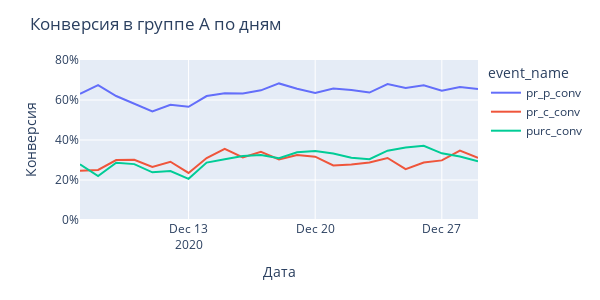
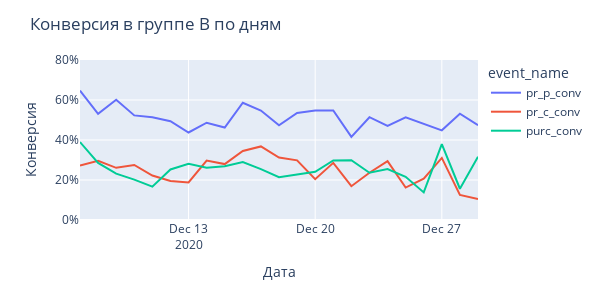

Notebook cell for these charts, in order:
### Markdown cell above
На этом графике мы видим ожидаемое - активных пользователй из группы В после 13.12 стало в разы меньше, чем в группе А. Сезонный всплеск с 14.12 нивелировал падение интереса в группе В и общая активность за следующую неделю там немного выросла, однако мы не видим аналогичного группе А роста.

### Code cell
# посмотрим на конверсию по дням
conversion_days = data.pivot_table('user_id', ['group','event_dt'], 'event_name', 'nunique').fillna(0).reset_index()
conversion_days['pr_p_conv'] = conversion_days['product_page'] / conversion_days['login']
conversion_days['pr_c_conv'] = conversion_days['product_cart'] / conversion_days['login']
conversion_days['purc_conv'] = conversion_days['purchase'] / conversion_days['login']
# переводим в длинный формат для построения графика
conversion_days = conversion_days.melt(id_vars=['group', 'event_dt'], value_vars=['pr_p_conv', 'pr_c_conv', 'purc_conv'])

fig = px.line(conversion_days.query('group == "A"'), 
             x='event_dt', y='value', color='event_name')

fig.update_layout(width=600, height=300, yaxis_range=[0, .8],
                 title='Конверсия в группе А по дням',
                 xaxis_title='Дата',  yaxis_title='Конверсия', yaxis_tickformat = ',.0%')
fig.show()

fig = px.line(conversion_days.query('group == "B"'), 
             x='event_dt', y='value', color='event_name')

fig.update_layout(width=600, height=300, yaxis_range=[0, .8],
                 title='Конверсия в группе В по дням',
                 xaxis_title='Дата',  yaxis_title='Конверсия', yaxis_tickformat = ',.0%')

fig.show()

### Figure 1 — Plotly figure (JSON) as saved in the notebook; plotly's stock layout.template omitted (floating-point values rounded to 4 significant figures)
{"data": [{"hovertemplate": "event_name=pr_p_conv<br>event_dt=%{x}<br>value=%{y}<extra></extra>", "legendgroup": "pr_p_conv", "line": {"color": "#636efa", "dash": "solid"}, "marker": {"symbol": "circle"}, "mode": "lines", "name": "pr_p_conv", "orientation": "v", "showlegend": true, "type": "scatter", "x": ["2020-12-07T00:00:00", "2020-12-08T00:00:00", "2020-12-09T00:00:00", "2020-12-10T00:00:00", "2020-12-11T00:00:00", "2020-12-12T00:00:00", "2020-12-13T00:00:00", "2020-12-14T00:00:00", "2020-12-15T00:00:00", "2020-12-16T00:00:00", "2020-12-17T00:00:00", "2020-12-18T00:00:00", "2020-12-19T00:00:00", "2020-12-20T00:00:00", "2020-12-21T00:00:00", "2020-12-22T00:00:00", "2020-12-23T00:00:00", "2020-12-24T00:00:00", "2020-12-25T00:00:00", "2020-12-26T00:00:00", "2020-12-27T00:00:00", "2020-12-28T00:00:00", "2020-12-29T00:00:00"], "xaxis": "x", "y": [0.6311, 0.6742, 0.62, 0.5809, 0.543, 0.5762, 0.5662, 0.6196, 0.6341, 0.6328, 0.6482, 0.6829, 0.6562, 0.6354, 0.6573, 0.6503, 0.6371, 0.6799, 0.6595, 0.6733, 0.6465, 0.6647, 0.6552], "yaxis": "y"}, {"hovertemplate": "event_name=pr_c_conv<br>event_dt=%{x}<br>value=%{y}<extra></extra>", "legendgroup": "pr_c_conv", "line": {"color": "#EF553B", "dash": "solid"}, "marker": {"symbol": "circle"}, "mode": "lines", "name": "pr_c_conv", "orientation": "v", "showlegend": true, "type": "scatter", "x": ["2020-12-07T00:00:00", "2020-12-08T00:00:00", "2020-12-09T00:00:00", "2020-12-10T00:00:00", "2020-12-11T00:00:00", "2020-12-12T00:00:00", "2020-12-13T00:00:00", "2020-12-14T00:00:00", "2020-12-15T00:00:00", "2020-12-16T00:00:00", "2020-12-17T00:00:00", "2020-12-18T00:00:00", "2020-12-19T00:00:00", "2020-12-20T00:00:00", "2020-12-21T00:00:00", "2020-12-22T00:00:00", "2020-12-23T00:00:00", "2020-12-24T00:00:00", "2020-12-25T00:00:00", "2020-12-26T00:00:00", "2020-12-27T00:00:00", "2020-12-28T00:00:00", "2020-12-29T00:00:00"], "xaxis": "x", "y": [0.2459, 0.25, 0.3, 0.3015, 0.2649, 0.2914, 0.2353, 0.3098, 0.3559, 0.3125, 0.3407, 0.3023, 0.3254, 0.3168, 0.2731, 0.2781, 0.2876, 0.3102, 0.2543, 0.2871, 0.298, 0.3473, 0.3103], "yaxis": "y"}, {"hovertemplate": "event_name=purc_conv<br>event_dt=%{x}<br>value=%{y}<extra></extra>", "legendgroup": "purc_conv", "line": {"color": "#00cc96", "dash": "solid"}, "marker": {"symbol": "circle"}, "mode": "lines", "name": "purc_conv", "orientation": "v", "showlegend": true, "type": "scatter", "x": ["2020-12-07T00:00:00", "2020-12-08T00:00:00", "2020-12-09T00:00:00", "2020-12-10T00:00:00", "2020-12-11T00:00:00", "2020-12-12T00:00:00", "2020-12-13T00:00:00", "2020-12-14T00:00:00", "2020-12-15T00:00:00", "2020-12-16T00:00:00", "2020-12-17T00:00:00", "2020-12-18T00:00:00", "2020-12-19T00:00:00", "2020-12-20T00:00:00", "2020-12-21T00:00:00", "2020-12-22T00:00:00", "2020-12-23T00:00:00", "2020-12-24T00:00:00", "2020-12-25T00:00:00", "2020-12-26T00:00:00", "2020-12-27T00:00:00", "2020-12-28T00:00:00", "2020-12-29T00:00:00"], "xaxis": "x", "y": [0.2787, 0.2197, 0.2867, 0.2794, 0.2384, 0.245, 0.2059, 0.2872, 0.3033, 0.3203, 0.3252, 0.3087, 0.3382, 0.3451, 0.332, 0.3108, 0.3038, 0.3465, 0.3621, 0.3713, 0.3333, 0.3174, 0.2931], "yaxis": "y"}], "layout": {"height": 300, "legend": {"title": {"text": "event_name"}, "tracegroupgap": 0}, "margin": {"t": 60}, "title": {"text": "Конверсия в группе А по дням"}, "width": 600, "xaxis": {"anchor": "y", "domain": [0, 1], "title": {"text": "Дата"}}, "yaxis": {"anchor": "x", "domain": [0, 1], "range": [0, 0.8], "tickformat": ",.0%", "title": {"text": "Конверсия"}}}}

### Figure 2 — Plotly figure (JSON) as saved in the notebook; plotly's stock layout.template omitted (floating-point values rounded to 4 significant figures)
{"data": [{"hovertemplate": "event_name=pr_p_conv<br>event_dt=%{x}<br>value=%{y}<extra></extra>", "legendgroup": "pr_p_conv", "line": {"color": "#636efa", "dash": "solid"}, "marker": {"symbol": "circle"}, "mode": "lines", "name": "pr_p_conv", "orientation": "v", "showlegend": true, "type": "scatter", "x": ["2020-12-07T00:00:00", "2020-12-08T00:00:00", "2020-12-09T00:00:00", "2020-12-10T00:00:00", "2020-12-11T00:00:00", "2020-12-12T00:00:00", "2020-12-13T00:00:00", "2020-12-14T00:00:00", "2020-12-15T00:00:00", "2020-12-16T00:00:00", "2020-12-17T00:00:00", "2020-12-18T00:00:00", "2020-12-19T00:00:00", "2020-12-20T00:00:00", "2020-12-21T00:00:00", "2020-12-22T00:00:00", "2020-12-23T00:00:00", "2020-12-24T00:00:00", "2020-12-25T00:00:00", "2020-12-26T00:00:00", "2020-12-27T00:00:00", "2020-12-28T00:00:00", "2020-12-29T00:00:00"], "xaxis": "x", "y": [0.6471, 0.5306, 0.6014, 0.5229, 0.5139, 0.4943, 0.4375, 0.4865, 0.4624, 0.5862, 0.5472, 0.4732, 0.5351, 0.5474, 0.5476, 0.4156, 0.5139, 0.4706, 0.5135, 0.4828, 0.4483, 0.5312, 0.4737], "yaxis": "y"}, {"hovertemplate": "event_name=pr_c_conv<br>event_dt=%{x}<br>value=%{y}<extra></extra>", "legendgroup": "pr_c_conv", "line": {"color": "#EF553B", "dash": "solid"}, "marker": {"symbol": "circle"}, "mode": "lines", "name": "pr_c_conv", "orientation": "v", "showlegend": true, "type": "scatter", "x": ["2020-12-07T00:00:00", "2020-12-08T00:00:00", "2020-12-09T00:00:00", "2020-12-10T00:00:00", "2020-12-11T00:00:00", "2020-12-12T00:00:00", "2020-12-13T00:00:00", "2020-12-14T00:00:00", "2020-12-15T00:00:00", "2020-12-16T00:00:00", "2020-12-17T00:00:00", "2020-12-18T00:00:00", "2020-12-19T00:00:00", "2020-12-20T00:00:00", "2020-12-21T00:00:00", "2020-12-22T00:00:00", "2020-12-23T00:00:00", "2020-12-24T00:00:00", "2020-12-25T00:00:00", "2020-12-26T00:00:00", "2020-12-27T00:00:00", "2020-12-28T00:00:00", "2020-12-29T00:00:00"], "xaxis": "x", "y": [0.2721, 0.2959, 0.2609, 0.2752, 0.2222, 0.1954, 0.1875, 0.2973, 0.2796, 0.3448, 0.3679, 0.3125, 0.2982, 0.2044, 0.2857, 0.1688, 0.2361, 0.2941, 0.1622, 0.2069, 0.3103, 0.125, 0.1053], "yaxis": "y"}, {"hovertemplate": "event_name=purc_conv<br>event_dt=%{x}<br>value=%{y}<extra></extra>", "legendgroup": "purc_conv", "line": {"color": "#00cc96", "dash": "solid"}, "marker": {"symbol": "circle"}, "mode": "lines", "name": "purc_conv", "orientation": "v", "showlegend": true, "type": "scatter", "x": ["2020-12-07T00:00:00", "2020-12-08T00:00:00", "2020-12-09T00:00:00", "2020-12-10T00:00:00", "2020-12-11T00:00:00", "2020-12-12T00:00:00", "2020-12-13T00:00:00", "2020-12-14T00:00:00", "2020-12-15T00:00:00", "2020-12-16T00:00:00", "2020-12-17T00:00:00", "2020-12-18T00:00:00", "2020-12-19T00:00:00", "2020-12-20T00:00:00", "2020-12-21T00:00:00", "2020-12-22T00:00:00", "2020-12-23T00:00:00", "2020-12-24T00:00:00", "2020-12-25T00:00:00", "2020-12-26T00:00:00", "2020-12-27T00:00:00", "2020-12-28T00:00:00", "2020-12-29T00:00:00"], "xaxis": "x", "y": [0.3897, 0.2857, 0.2319, 0.2018, 0.1667, 0.2529, 0.2812, 0.2613, 0.2688, 0.2897, 0.2547, 0.2143, 0.2281, 0.2409, 0.2976, 0.2987, 0.2361, 0.2549, 0.2162, 0.1379, 0.3793, 0.1562, 0.3158], "yaxis": "y"}], "layout": {"height": 300, "legend": {"title": {"text": "event_name"}, "tracegroupgap": 0}, "margin": {"t": 60}, "title": {"text": "Конверсия в группе В по дням"}, "width": 600, "xaxis": {"anchor": "y", "domain": [0, 1], "title": {"text": "Дата"}}, "yaxis": {"anchor": "x", "domain": [0, 1], "range": [0, 0.8], "tickformat": ",.0%", "title": {"text": "Конверсия"}}}}
